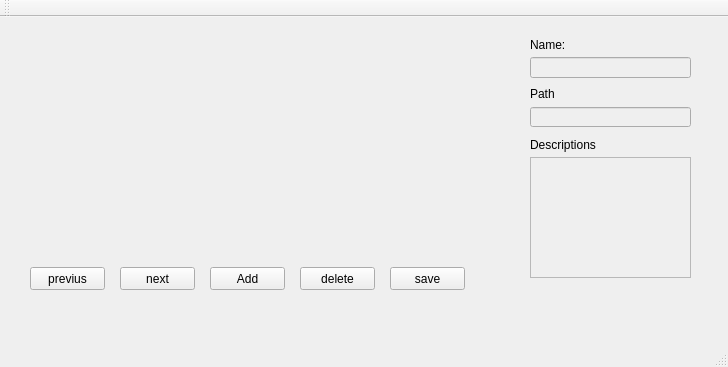
<?xml version="1.0" encoding="UTF-8"?>
<ui version="4.0">
 <class>MainWindow</class>
 <widget class="QMainWindow" name="MainWindow">
  <property name="geometry">
   <rect>
    <x>0</x>
    <y>0</y>
    <width>728</width>
    <height>367</height>
   </rect>
  </property>
  <property name="windowTitle">
   <string>MainWindow</string>
  </property>
  <widget class="QWidget" name="centralWidget">
   <widget class="QLabel" name="label_picture">
    <property name="geometry">
     <rect>
      <x>30</x>
      <y>20</y>
      <width>451</width>
      <height>191</height>
     </rect>
    </property>
    <property name="text">
     <string/>
    </property>
    <property name="scaledContents">
     <bool>true</bool>
    </property>
   </widget>
   <widget class="QPushButton" name="push_previus">
    <property name="geometry">
     <rect>
      <x>30</x>
      <y>250</y>
      <width>75</width>
      <height>23</height>
     </rect>
    </property>
    <property name="text">
     <string>previus</string>
    </property>
   </widget>
   <widget class="QPushButton" name="push_next">
    <property name="geometry">
     <rect>
      <x>120</x>
      <y>250</y>
      <width>75</width>
      <height>23</height>
     </rect>
    </property>
    <property name="text">
     <string>next</string>
    </property>
   </widget>
   <widget class="QPushButton" name="push_save">
    <property name="geometry">
     <rect>
      <x>390</x>
      <y>250</y>
      <width>75</width>
      <height>23</height>
     </rect>
    </property>
    <property name="text">
     <string>save</string>
    </property>
   </widget>
   <widget class="QPushButton" name="push_delete">
    <property name="geometry">
     <rect>
      <x>300</x>
      <y>250</y>
      <width>75</width>
      <height>23</height>
     </rect>
    </property>
    <property name="text">
     <string>delete</string>
    </property>
   </widget>
   <widget class="QPushButton" name="push_add">
    <property name="geometry">
     <rect>
      <x>210</x>
      <y>250</y>
      <width>75</width>
      <height>23</height>
     </rect>
    </property>
    <property name="text">
     <string>Add</string>
    </property>
   </widget>
   <widget class="QLineEdit" name="line_name">
    <property name="enabled">
     <bool>false</bool>
    </property>
    <property name="geometry">
     <rect>
      <x>530</x>
      <y>40</y>
      <width>161</width>
      <height>21</height>
     </rect>
    </property>
   </widget>
   <widget class="QLabel" name="label">
    <property name="geometry">
     <rect>
      <x>530</x>
      <y>20</y>
      <width>51</width>
      <height>16</height>
     </rect>
    </property>
    <property name="text">
     <string>Name:</string>
    </property>
   </widget>
   <widget class="QLabel" name="label_2">
    <property name="geometry">
     <rect>
      <x>530</x>
      <y>70</y>
      <width>47</width>
      <height>13</height>
     </rect>
    </property>
    <property name="text">
     <string>Path</string>
    </property>
   </widget>
   <widget class="QLineEdit" name="line_path">
    <property name="enabled">
     <bool>false</bool>
    </property>
    <property name="geometry">
     <rect>
      <x>530</x>
      <y>90</y>
      <width>161</width>
      <height>20</height>
     </rect>
    </property>
   </widget>
   <widget class="QTextEdit" name="text_description">
    <property name="enabled">
     <bool>false</bool>
    </property>
    <property name="geometry">
     <rect>
      <x>530</x>
      <y>140</y>
      <width>161</width>
      <height>121</height>
     </rect>
    </property>
   </widget>
   <widget class="QLabel" name="label_3">
    <property name="geometry">
     <rect>
      <x>530</x>
      <y>120</y>
      <width>71</width>
      <height>16</height>
     </rect>
    </property>
    <property name="text">
     <string>Descriptions</string>
    </property>
   </widget>
  </widget>
  <widget class="QMenuBar" name="menuBar">
   <property name="geometry">
    <rect>
     <x>0</x>
     <y>0</y>
     <width>728</width>
     <height>21</height>
    </rect>
   </property>
  </widget>
  <widget class="QToolBar" name="mainToolBar">
   <attribute name="toolBarArea">
    <enum>TopToolBarArea</enum>
   </attribute>
   <attribute name="toolBarBreak">
    <bool>false</bool>
   </attribute>
  </widget>
  <widget class="QStatusBar" name="statusBar"/>
 </widget>
 <layoutdefault spacing="6" margin="11"/>
 <resources/>
 <connections/>
</ui>
